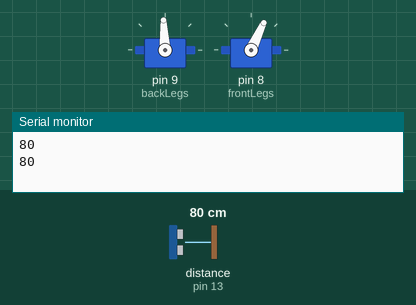
The sketch below on a simulated Arduino Uno, built with avr-gcc and run on an emulated ATmega328P. On the bench: 2 × servo, the last lines printed to the serial monitor. The test bench sets the inputs (shaded band); at power-on: distance to the obstacle (sensor on pin 13) 80 cm.

Above: at 1.2 s.
1.3 s: distance to the obstacle (sensor on pin 13) set to 2 cm
At 2.8 s:
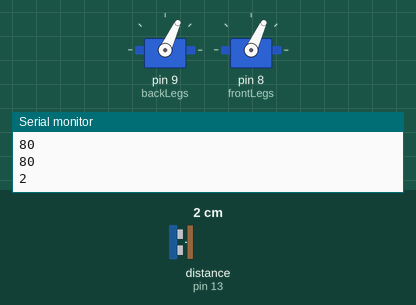
4.8 s: distance to the obstacle (sensor on pin 13) set to 18 cm
At 5.06 s:
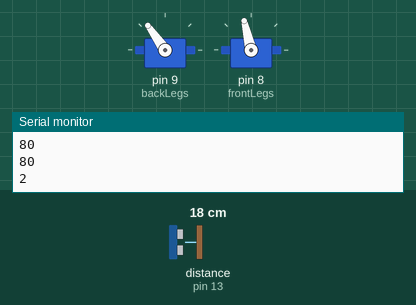
12.8 s: distance to the obstacle (sensor on pin 13) set to 250 cm
At 13.25 s:
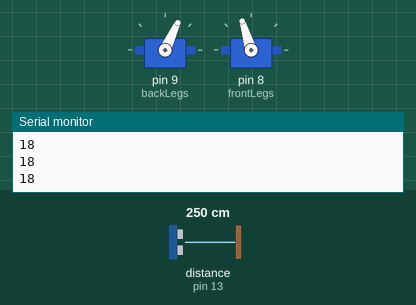
Timing chart, 0 to 22.3 s (numbered marks = the images above; inputs shaded):
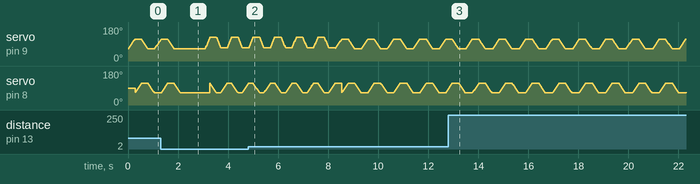

The sketch:

pikachu.ino
```cpp
#include <Servo.h>
#include <Ultrasonic.h>

int posBack = 90;
int posFront = 90;
int startPos = 90;
Servo backLegs;
Servo frontLegs;

Ultrasonic ultrasonic(12, 13);

void setup() {

  backLegs.attach(9);
  frontLegs.attach(8);
  Serial.begin (9600);

  for (posBack = startPos; posBack <= startPos-25; posBack--) {
    backLegs.write(posBack);
    delay(5);
  }

  for (posFront = startPos; posFront <= startPos-25; posFront--) {
    frontLegs.write(posFront);
    delay(5);


  }
}

void loop() {
Serial.println(ultrasonic.distanceRead());

if (ultrasonic.distanceRead() > 15||ultrasonic.distanceRead()==0){
for (posBack = startPos-25; posBack <= startPos+25; posBack++) {
    backLegs.write(posBack);
    delay(5);
  }
   for (posFront = startPos-25; posFront <= startPos+25; posFront++) {
    frontLegs.write(posFront);
    delay(5);


  }

   for (posBack = startPos+25; posBack >= startPos-25; posBack--) {
    backLegs.write(posBack);
    delay(5);


  }
   for (posFront =startPos+25; posFront >= startPos-25; posFront--) {
    frontLegs.write(posFront);
    delay(5);
      }
}
 else {
  delay(1000);
  for (int back = 0; back <= 5; back++){
  for (posBack = startPos-20; posBack <= startPos+35; posBack++) {
    backLegs.write(posBack);
    delay(3);
  }
   for (posFront = startPos+25; posFront >= startPos-25; posFront--) {
    frontLegs.write(posFront);
    delay(5);


  }

   for (posBack = startPos+35; posBack >= startPos-20; posBack--) {
    backLegs.write(posBack);
    delay(3);

  }
   for (posFront = startPos-25; posFront <= startPos+25; posFront++) {
    frontLegs.write(posFront);
    delay(5);
 }
 }
 }

}
```
